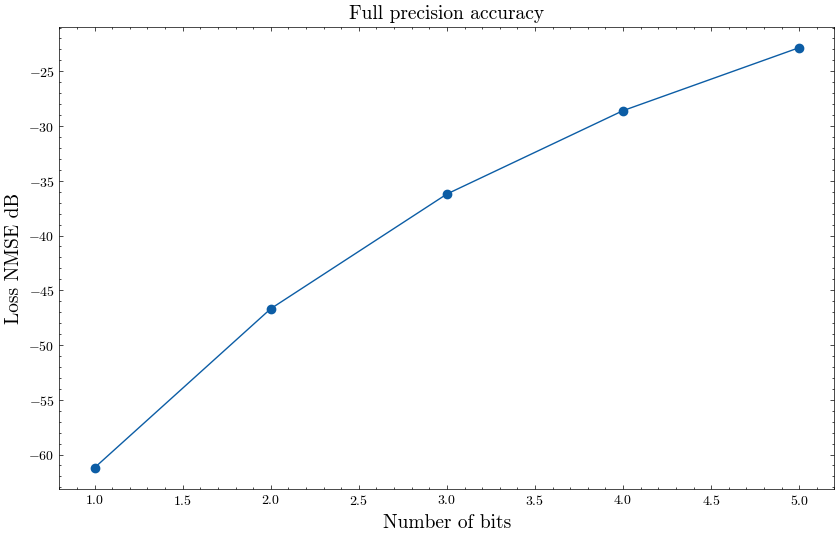

Write Python code to recreate this figure.
import pickle
import numpy as np
import matplotlib.pyplot as plt
import scienceplots

plt.style.use(["science", "no-latex"])

if __name__ == "__main__":
    with open("../loss.pkl", "rb") as f:
        loss_list = pickle.load(f)

x_label = [i for i in range(1, len(loss_list) + 1)]

plt.figure(figsize=(10, 6))
plt.xlabel("Number of bits", fontsize=14)
plt.ylabel("Loss NMSE dB", fontsize=14)
plt.title("Full precision accuracy", fontsize=14)
plt.plot(x_label, 10 * np.log(loss_list), marker="o")
plt.savefig("fullprecision.png")
